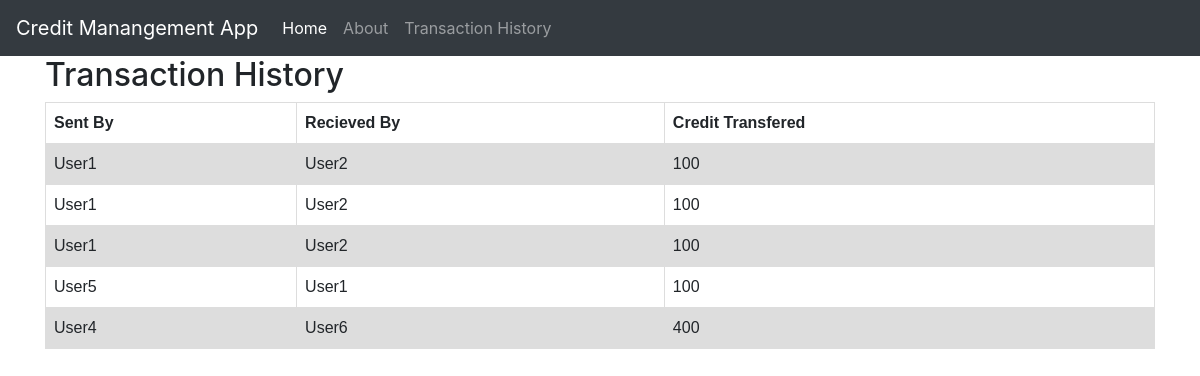
Page /transactions on the committed database.
### Credit.py (models this page shows, shortened)
class Transactions(db.Model):
    id = db.Column(db.Integer, primary_key=True)
    sentby = db.Column(db.String(20), unique=False)
    recievedby = db.Column(db.String(20), unique=False)
    transfer = db.Column(db.Integer, primary_key=False,nullable=False)

### Credit.py (the view)
@app.route("/transactions")
def transactions():
    persons = Transactions.query.all()
    return render_template('transactions.html',myPersons=persons)

### Templates/transactions.html (shortened to what this page needs)
{% extends 'layout.html' %}
{% block body %}
		<!DOCTYPE html>
	<html>
	<head>
	</head>
	<body>
	<h2>Transaction History</h2>
	<table>
	  <tr>
	    <th>Sent By</th>
	    <th>Recieved By</th>
	    <th>Credit Transfered</th>
	  </tr>
	    {% for person in myPersons %}
	    <tr>
		    <td>{{person.sentby}}</td>
		    <td>{{person.recievedby}}</td>
		    <td>{{person.transfer}}</td>
		</tr>
	    {% endfor %}
	</table>
	</body>
	</html>
{% endblock %}

### Templates/transactions.html (style rules this page uses)
table { font-family: arial, sans-serif; border-collapse: collapse; width: 100%; }
td, th { border: 1px solid #dddddd; text-align: left; padding: 8px; }
tr:nth-child(even) { background-color: #dddddd; }

### rows in the picture
Transactions: sentby "User1", recievedby "User2", transfer "100"
Transactions: sentby "User1", recievedby "User2", transfer "100"
Transactions: sentby "User1", recievedby "User2", transfer "100"
Transactions: sentby "User5", recievedby "User1", transfer "100"
Transactions: sentby "User4", recievedby "User6", transfer "400"
